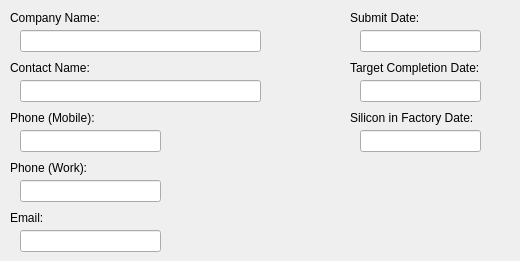
   <widget class="QWidget" name="tab">
    <attribute name="title">
     <string>General</string>
    </attribute>
    <widget class="QLabel" name="label">
     <property name="geometry">
      <rect>
       <x>10</x>
       <y>10</y>
       <width>161</width>
       <height>16</height>
      </rect>
     </property>
     <property name="text">
      <string>Company Name:</string>
     </property>
    </widget>
    <widget class="QLineEdit" name="txtCompanyName">
     <property name="geometry">
      <rect>
       <x>20</x>
       <y>30</y>
       <width>241</width>
       <height>22</height>
      </rect>
     </property>
    </widget>
    <widget class="QLabel" name="label_2">
     <property name="geometry">
      <rect>
       <x>10</x>
       <y>60</y>
       <width>161</width>
       <height>16</height>
      </rect>
     </property>
     <property name="text">
      <string>Contact Name:</string>
     </property>
    </widget>
    <widget class="QLineEdit" name="txtContactName">
     <property name="geometry">
      <rect>
       <x>20</x>
       <y>80</y>
       <width>241</width>
       <height>22</height>
      </rect>
     </property>
    </widget>
    <widget class="QLineEdit" name="txtPhoneMobile">
     <property name="geometry">
      <rect>
       <x>20</x>
       <y>130</y>
       <width>141</width>
       <height>22</height>
      </rect>
     </property>
     <property name="text">
      <string/>
     </property>
    </widget>
    <widget class="QLabel" name="label_3">
     <property name="geometry">
      <rect>
       <x>10</x>
       <y>110</y>
       <width>161</width>
       <height>16</height>
      </rect>
     </property>
     <property name="text">
      <string>Phone (Mobile):</string>
     </property>
    </widget>
    <widget class="QLineEdit" name="txtPhoneWork">
     <property name="geometry">
      <rect>
       <x>20</x>
       <y>180</y>
       <width>141</width>
       <height>22</height>
      </rect>
     </property>
     <property name="text">
      <string/>
     </property>
    </widget>
    <widget class="QLabel" name="label_4">
     <property name="geometry">
      <rect>
       <x>10</x>
       <y>160</y>
       <width>161</width>
       <height>16</height>
      </rect>
     </property>
     <property name="text">
      <string>Phone (Work):</string>
     </property>
    </widget>
    <widget class="QLineEdit" name="txtEmail">
     <property name="geometry">
      <rect>
       <x>20</x>
       <y>230</y>
       <width>141</width>
       <height>22</height>
      </rect>
     </property>
     <property name="text">
      <string/>
     </property>
    </widget>
    <widget class="QLabel" name="label_5">
     <property name="geometry">
      <rect>
       <x>10</x>
       <y>210</y>
       <width>161</width>
       <height>16</height>
      </rect>
     </property>
     <property name="text">
      <string>Email:</string>
     </property>
    </widget>
    <widget class="QLineEdit" name="txtSubmitDate">
     <property name="geometry">
      <rect>
       <x>360</x>
       <y>30</y>
       <width>121</width>
       <height>22</height>
      </rect>
     </property>
     <property name="text">
      <string/>
     </property>
    </widget>
    <widget class="QLabel" name="label_6">
     <property name="geometry">
      <rect>
       <x>350</x>
       <y>10</y>
       <width>161</width>
       <height>16</height>
      </rect>
     </property>
     <property name="text">
      <string>Submit Date:</string>
     </property>
    </widget>
    <widget class="QLineEdit" name="txtTargetCompletionDate">
     <property name="geometry">
      <rect>
       <x>360</x>
       <y>80</y>
       <width>121</width>
       <height>22</height>
      </rect>
     </property>
     <property name="text">
      <string/>
     </property>
    </widget>
    <widget class="QLabel" name="label_7">
     <property name="geometry">
      <rect>
       <x>350</x>
       <y>60</y>
       <width>161</width>
       <height>16</height>
      </rect>
     </property>
     <property name="text">
      <string>Target Completion Date:</string>
     </property>
    </widget>
    <widget class="QLabel" name="label_8">
     <property name="geometry">
      <rect>
       <x>350</x>
       <y>110</y>
       <width>161</width>
       <height>16</height>
      </rect>
     </property>
     <property name="text">
      <string>Silicon in Factory Date:</string>
     </property>
    </widget>
    <widget class="QLineEdit" name="txtSiliconInFactoryDate">
     <property name="geometry">
      <rect>
       <x>360</x>
       <y>130</y>
       <width>121</width>
       <height>22</height>
      </rect>
     </property>
     <property name="text">
      <string/>
     </property>
    </widget>
   </widget>
